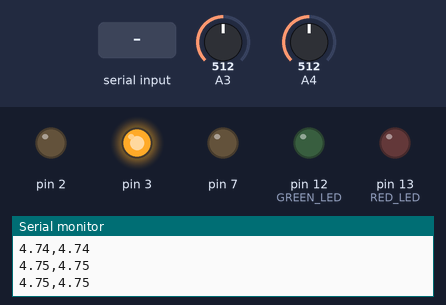
A sketch run on a simulated Arduino Uno, built with avr-gcc and run on an emulated ATmega328P. Shown: output pins drawn as LEDs (lit = HIGH), the last lines printed to the serial monitor. Inputs (shaded band) come from the test bench; at power-on: A3 = 512, A4 = 512. Pins used as bus, display or sensor lines are not drawn.

Above: at 1.2 s.
1.3 s: "H" received over Serial
At 2.5 s:
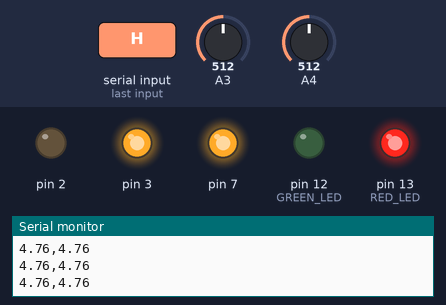
2.8 s: "L" received over Serial
At 3.6 s:
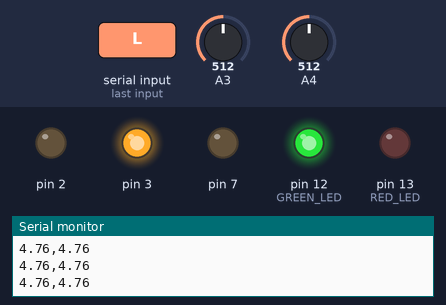
Timing chart, 0 to 5.8 s (numbered marks = the images above; inputs shaded):
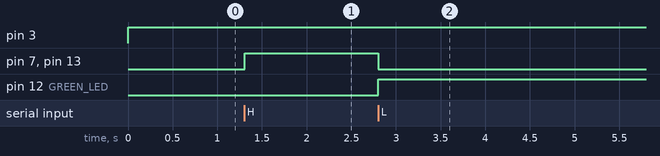

The sketch:

UnitySerial.ino
```cpp
namespace {
const float ratio = 0.9;
float x, y;
float prex, prey;
}

void setup()
{
  Serial.begin(9600);
  pinMode(12, OUTPUT); //GREEN LED
  pinMode(13, OUTPUT); //RED LED
  pinMode(7, OUTPUT); //リレー
  pinMode(1, OUTPUT); //信号用ピン 6番ピン
  pinMode(2, OUTPUT); //信号用ピン 5番ピン
}

void readAccelerometer()
{
  //平滑化フィルタ
  x = ratio * prex + (1 - ratio) * analogRead(3);
  y = ratio * prey + (1 - ratio) * analogRead(4);
  prex = x;
  prey = y;

  //センサ値を度に変換
  float rotateX = (x - 277) / 2.48 - 90;
  float rotateY = (y - 277) / 2.48 - 90;

  //シリアル送信
  Serial.print(rotateX);
  Serial.print(",");
  Serial.print(rotateY);
  Serial.println("");
}

void Receive()
{
  if ( Serial.available() ) {
    char mode = Serial.read();

    //Unityから送られてきた文字によって動作を変える
    switch (mode) {
      case 'H' :
        digitalWrite(7, HIGH);
        digitalWrite(12, LOW);
        digitalWrite(13, HIGH);
        break;
      case 'L' :
        digitalWrite(7, LOW);
        digitalWrite(12, HIGH);
        digitalWrite(13, LOW);
        break;
      case '0' :
        digitalWrite(7, LOW);
        digitalWrite(12, HIGH);
        digitalWrite(12, HIGH);
        break;
    }

  }
}

void Motor()
{
  //モーターの強さ指定
  int val = 255; //-255~255の値にする

  if (val > 0) {
    // 正回転
    digitalWrite(1, HIGH);
    digitalWrite(2, LOW);
    //valが大きいほど出力値も大きくなる
    analogWrite( 3 , val ); //出力値:1~255
  }
  else if (val < 0) {
    // 負回転
    digitalWrite(1, LOW);
    digitalWrite(2, HIGH);
    //valが大きいほど出力値も大きくなる
    analogWrite( 3 , -val ); //出力値:1~255
  }
  else {
    // 静止
    digitalWrite(1, LOW);
    digitalWrite(2, LOW);
  }
}

void loop()
{
  readAccelerometer();
  Receive();
  Motor();
}
```

Measured:
- after the input at 1.3 s, pin 7, pin 13 (RED_LED): LOW → HIGH at once
- after the input at 2.8 s, pin 7, pin 13 (RED_LED): HIGH → LOW at once; pin 12 (GREEN_LED): LOW → HIGH at once
